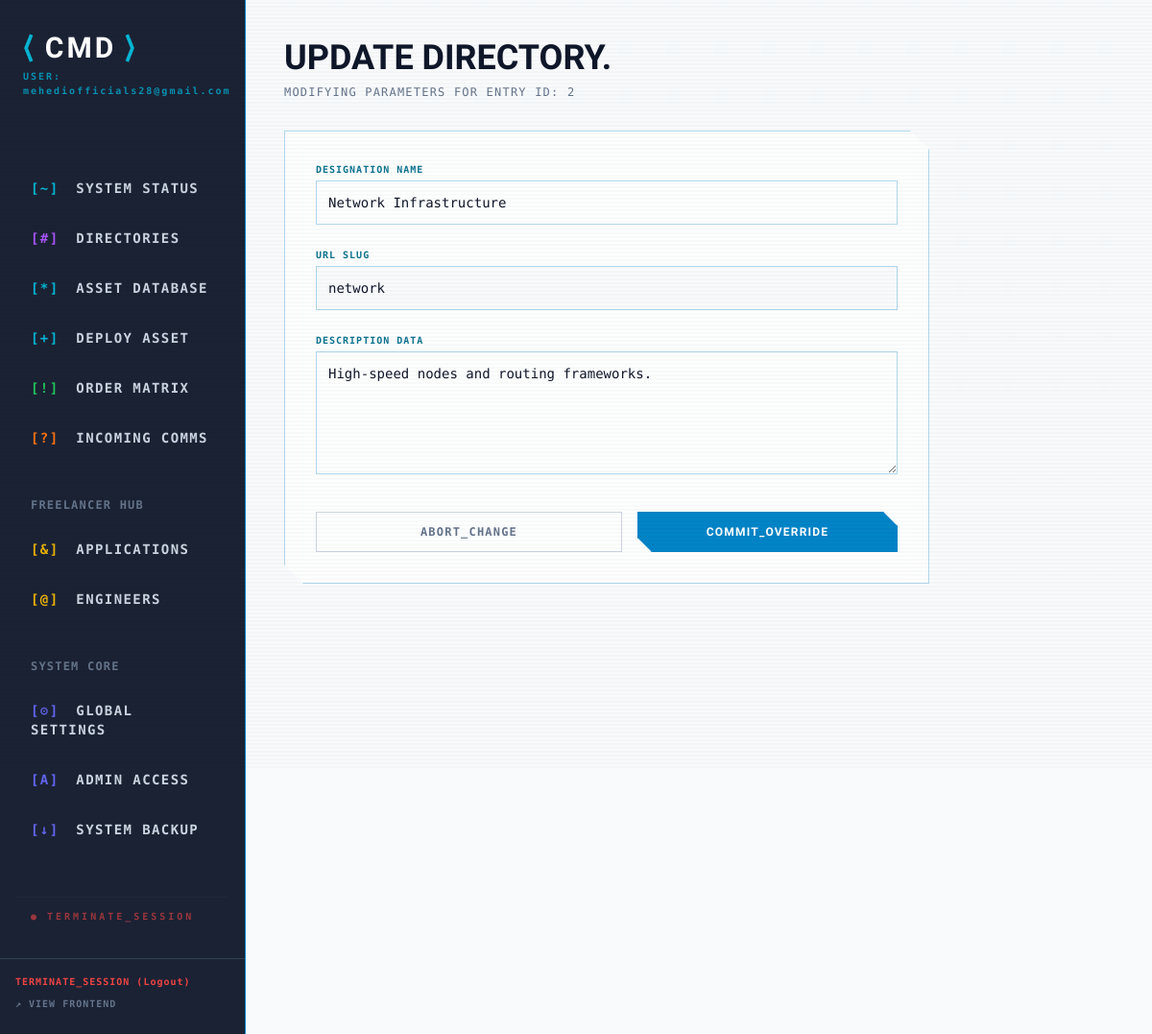
/admin/index.php?page=edit_category&id=2 (signed in), run on the app's committed database.
### tables this page shows
CREATE TABLE IF NOT EXISTS `categories` (
  `id` int NOT NULL AUTO_INCREMENT,
  `name` varchar(100) NOT NULL,
  `slug` varchar(100) NOT NULL,
  `description` text,
  `status` enum('Active','Hidden') DEFAULT 'Active',
  `created_at` timestamp NULL DEFAULT CURRENT_TIMESTAMP,
  `updated_at` timestamp NULL DEFAULT CURRENT_TIMESTAMP ON UPDATE CURRENT_TIMESTAMP,
  PRIMARY KEY (`id`),
  UNIQUE KEY `slug` (`slug`)
);

### admin/pages/edit_category.php (the view, shortened to what this page needs)
<?php
$id = $_GET['id'] ?? null;
$stmt = $pdo->prepare("SELECT * FROM categories WHERE id = ?");
$stmt->execute([$id]);
$cat = $stmt->fetch();
?>
<div class="mb-8">
    <h1 class="text-4xl font-robot font-bold text-slate-900 uppercase">Update Directory.</h1>
    <p class="text-xs text-slate-500 tracking-widest mt-2 uppercase">Modifying parameters for Entry ID: <?= $id ?></p>
</div>
<div class="sci-fi-card p-8 bg-white/80 max-w-2xl">
    <form method="POST" action="">
        <div class="mb-6">
            <label class="block text-[10px] font-bold text-cyan-700 tracking-widest mb-1">DESIGNATION NAME</label>
            <input type="text" name="name" value="<?= htmlspecialchars($cat['name']) ?>" required class="input-cyber w-full p-3 text-sm">
        </div>
        <div class="mb-6">
            <label class="block text-[10px] font-bold text-cyan-700 tracking-widest mb-1">URL SLUG</label>
            <input type="text" name="slug" value="<?= htmlspecialchars($cat['slug']) ?>" required class="input-cyber w-full p-3 text-sm bg-slate-50">
        </div>
        <div class="mb-8">
            <label class="block text-[10px] font-bold text-cyan-700 tracking-widest mb-1">DESCRIPTION DATA</label>
            <textarea name="description" class="input-cyber w-full p-3 text-sm h-32"><?= htmlspecialchars($cat['description']) ?></textarea>
        </div>
        <div class="flex gap-4">
            <a href="?page=categories" class="flex-1 px-6 py-3 border border-slate-300 text-center text-xs font-bold text-slate-500 uppercase tracking-widest hover:bg-slate-100 transition-colors">Abort_Change</a>
            <button type="submit" name="update_category" class="flex-1 btn-cyber btn-cyber-solid py-3 text-xs uppercase tracking-widest font-bold">Commit_Override</button>
        </div>
    </form>
</div>

### assets/css/style.css (style rules this page uses)
:root { --bg-deep: #f8fafc; --neon-cyan: #0284c7; --neon-purple: #7c3aed; --neon-red: #e11d48; --panel-bg: rgba(255, 255, 255, 0.85); --hud-border: rgba(2, 132, 199, 0.3); --text-main: #0f172a; --text-muted: #475569; }
body { font-family: 'Share Tech Mono', monospace; background-color: var(--bg-deep); color: var(--text-muted); overflow-x: hidden; }
h1, h2, h3, .font-robot { font-family: 'Rajdhani', sans-serif; text-transform: uppercase; color: var(--text-main); }
.sci-fi-card { background: var(--panel-bg); border: 1px solid var(--hud-border); clip-path: polygon(0 0, calc(100% - 20px) 0, 100% 20px, 100% 100%, 20px 100%, 0 calc(100% - 20px)); position: relative; transition: all 0.3s cubic-bezier(0.4, 0, 0.2, 1); backdrop-filter: blur(10px); box-shadow: 0 4px 6px -1px rgba(0, 0, 0, 0.05); }
.sci-fi-card::before { content: ''; position: absolute; top: 0; left: 0; width: 10px; height: 10px; border-top: 2px solid var(--neon-cyan); border-left: 2px solid var(--neon-cyan); opacity: 0; transition: opacity 0.3s; }
.btn-cyber { background: transparent; color: var(--neon-cyan); border: 1px solid var(--neon-cyan); clip-path: polygon(0 0, calc(100% - 15px) 0, 100% 15px, 100% 100%, 15px 100%, 0 calc(100% - 15px)); text-transform: uppercase; font-family: 'Rajdhani', sans-serif; font-weight: 700; letter-spacing: 2px; position: relative; overflow: hidden; transition: all 0.3s; }
.btn-cyber::after { content: ''; position: absolute; top: 0; left: -100%; width: 100%; height: 100%; background: linear-gradient(90deg, transparent, rgba(2, 132, 199, 0.15), transparent); transition: all 0.4s; }
.btn-cyber-solid { background: var(--neon-cyan); color: #ffffff; box-shadow: 0 4px 15px rgba(2, 132, 199, 0.3); }

### admin/index.php (style rules this page uses)
.input-cyber { background: transparent; border: 1px solid var(--hud-border); color: var(--text-main); font-family: 'Share Tech Mono', monospace; }

### data on the page
categories: name "Network Infrastructure", slug "network", description "High-speed nodes and routing frameworks."

### other printed values
$_SESSION['admin_user']['username'] "mehediofficials28@gmail.com"
$id "2"
